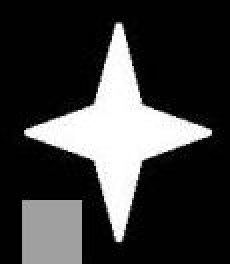
#> input picture 01_study/06_matchshapes/star1.jpg, 115 x 132 px (shown 2 times larger)
$ python test_matchshapes.py   (older library calls are emulated)
#> lines starting #> are read from the running program, lines starting #| are printed output that depends on the picture; after the words box and inside, x2 and y2 are one past the last pixel; in counts of white or black regions, pixels touching at a corner belong together; long printed decimals are rounded
# -*- coding: utf-8 -*-
"""
Created on Thu Dec  7 12:56:32 2017

@author: p000495138
"""

import cv2
import numpy as np

img1 = cv2.imread('star1.jpg',0)
#> img1 is the input picture: shape (132, 115); min 0, max 255, mean 58.8
img2 = cv2.imread('star2.jpg',0)
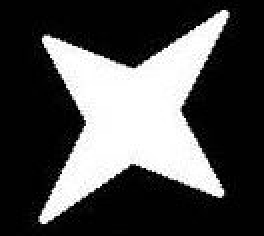
#> input picture 01_study/06_matchshapes/star2.jpg, 132 x 118 px (shown 2 times larger)
#> img2 is the input picture: shape (118, 132); min 0, max 255, mean 77.4

ret, thresh = cv2.threshold(img1, 127, 255,0)
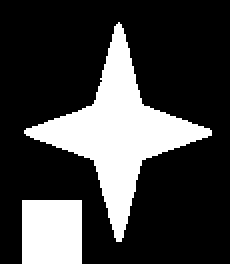
#> thresh: shape (132, 115) (shown 2 times larger); 25.2% white; 2 white regions, box (x1, y1, x2, y2) and area: (12, 11, 106, 121) 2862, (11, 100, 41, 132) 960
ret, thresh2 = cv2.threshold(img2, 127, 255,0)
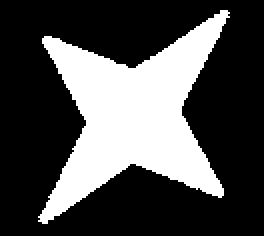
#> thresh2: shape (118, 132) (shown 2 times larger); 30.1% white; 1 white region
_img1,contours,hierarchy = cv2.findContours(thresh,2,1)
#> contours = 2 contours; box (x1, y1, x2, y2) and area: (12, 11, 106, 121) 2708, (11, 100, 41, 132) 899
cnt1 = contours[1]
#> cnt1 = contour of 305 points, box (x1, y1, x2, y2) (12, 11, 106, 121), area 2708
_img2,contours,hierarchy = cv2.findContours(thresh2,2,1)
#> contours = 1 contour; box (x1, y1, x2, y2) and area: (19, 5, 115, 112) 4506
cnt2 = contours[0]
#> cnt2 = contour of 375 points, box (x1, y1, x2, y2) (19, 5, 115, 112), area 4506

ret = cv2.matchShapes(cnt1,cnt2,1,0.0)
#> ret = 0.00362
print(ret)
#| 0.003618
